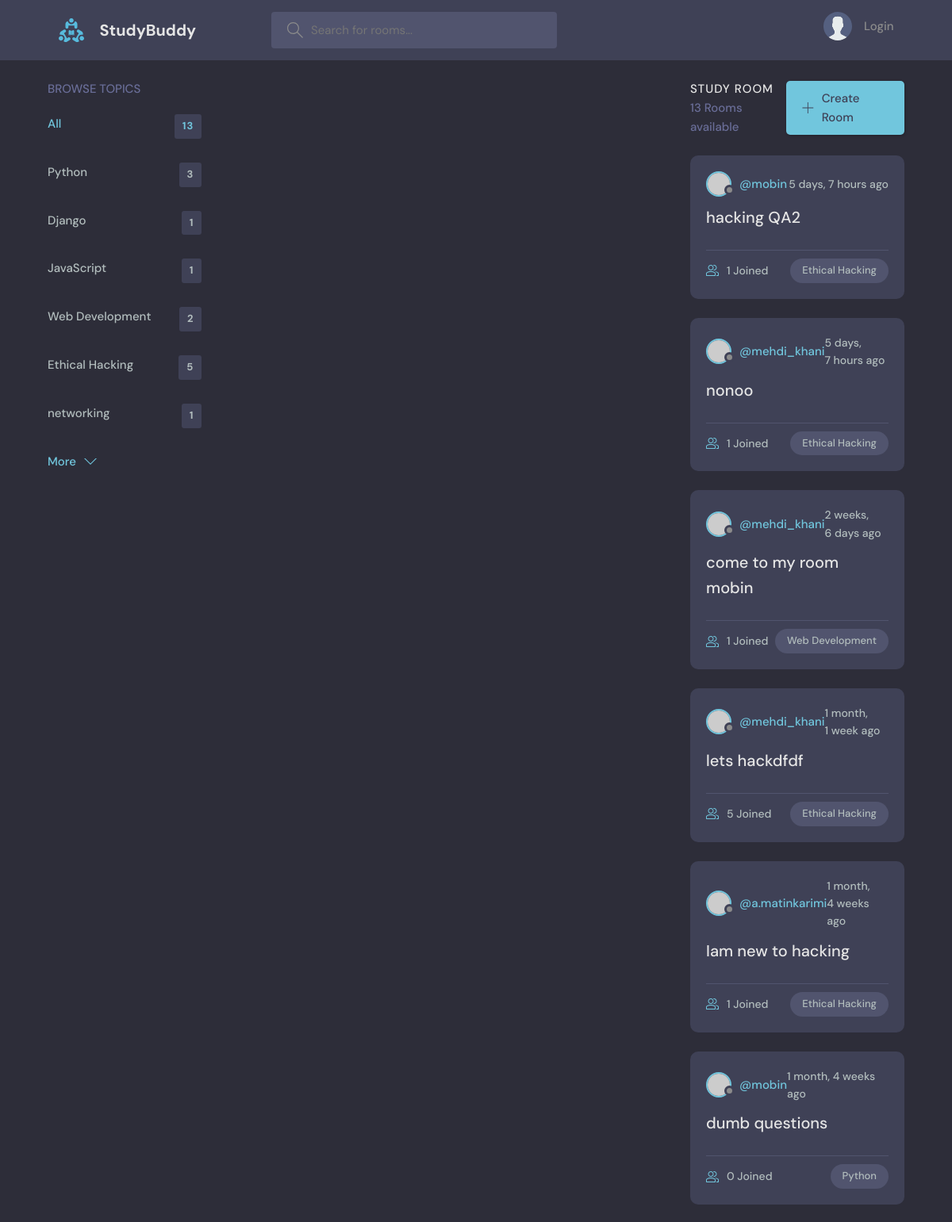
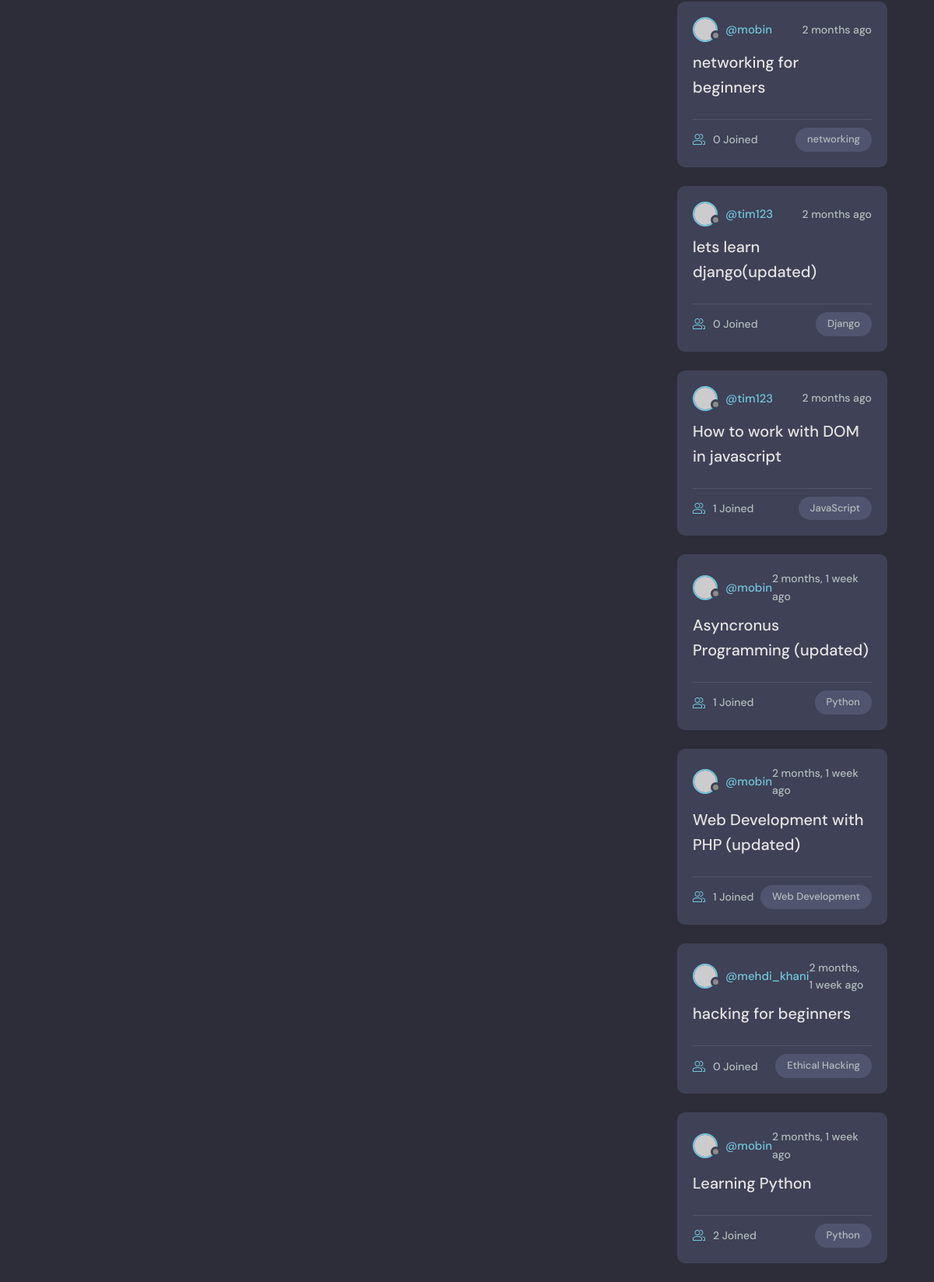
The page / on the database its author committed (2 pictures, top to bottom).
### first_app/models.py (models this page shows)
class Topic(models.Model):
    name = CharField(max_length=200)
    def __str__(self):
        return self.name

class Room(models.Model):
    host = ForeignKey(to=User, on_delete=models.SET_NULL, null=True)
    topic = ForeignKey(to=Topic, on_delete=models.SET_NULL, null=True)
    name = CharField(max_length=200)
    description = TextField(null=True, blank=True)
    participants = ManyToManyField(to=User, related_name="participants", blank=True)
    updated = DateTimeField(auto_now=True)
    created = DateTimeField(auto_now_add=True)
    def __str__(self):
        return self.name

### first_app/views.py (the view)
# urls.py: path("", views.home, name="home"),
def home(request):
    q = request.GET.get("q")
    q = "" if not q else q
    print(q)
    topics = Topic.objects.all()
    rooms = Room.objects.filter(
        Q(topic__name__icontains=q)
        | Q(name__icontains=q)
        | Q(host__username__icontains=q)
    )
    rooms_count = rooms.count()
    rooms_count_all = Room.objects.all().count()
    url = reverse("home")
    context = {
        "view_name": home.__name__,
        "rooms": rooms.order_by("-created", "-updated"),
        "topics": topics,
        "rooms_count": rooms_count,
        "rooms_count_all": rooms_count_all,
        "url": url,
    }
    if request.user.is_authenticated:
        user_participated_rooms = request.user.participants.filter(
            Q(name__icontains=q) | Q(topic__name__icontains=q)
        ).values_list("id", flat=True)
        room_messages = Message.objects.filter(room__id__in=user_participated_rooms)
        context["room_messages"] = room_messages
    return render(request, "first_app/home.html", context)

### first_app/templates/first_app/home.html (shortened to what this page needs)
{% extends 'base.html' %}
{% block content %}
<main class="layout layout--3">
  <div class="container">
    {% include 'first_app/componets/topics_componet.html' %}
    <div class="roomList">
      <div class="roomList__header">
        <div>
          <h2>Study Room</h2>
          <p>{{rooms_count}} Rooms available</p>
        </div>
        <a class="btn btn--main" href="{% url 'create_room' %}">
          <svg version="1.1" xmlns="http://www.w3.org/2000/svg" width="32" height="32" viewBox="0 0 32 32">
            <title>add</title>
            <path
              d="M16.943 0.943h-1.885v14.115h-14.115v1.885h14.115v14.115h1.885v-14.115h14.115v-1.885h-14.115v-14.115z"
            ></path>
          </svg>
          Create Room
        </a>
      </div>
      {% include 'first_app/componets/feed_componet.html' %}
    </div>
  </div>
</main>
{% endblock content %}

### first_app/templates/first_app/componets/topics_componet.html
{% load first_app_extras %}
    <div class="topics">
      <div class="topics__header">
        <h2>Browse Topics</h2>
      </div>
      <ul class="topics__list">
        <li>
          <a href="{{url}}" class="active">All <span>{{rooms_count_all}}</span></a>
        </li>
        {% for topic in topics %}
        <li>
          <a href="{{url}}?q={{topic.name}}">{{topic.name}} <span>
            {% if view_name == "home" %}
            {{topic.room_set.all.count}}
            {% else %}
            {{topics_count | get_dict_value:topic.name}}
            {% endif %}
          </span>
        </a>
        </li>
        {% endfor %}
      <a class="btn btn--link" href="topics.html">
        More
        <svg version="1.1" xmlns="http://www.w3.org/2000/svg" width="32" height="32" viewBox="0 0 32 32">
          <title>chevron-down</title>
          <path d="M16 21l-13-13h-3l16 16 16-16h-3l-13 13z"></path>
        </svg>
      </a>
    </div>

### first_app/templates/first_app/componets/feed_componet.html (shortened to what this page needs)
{% for room in rooms %}
  <div class="roomListRoom">
    <div class="roomListRoom__header">
      <a href="{% url 'user_profile' room.host.id %}" class="roomListRoom__author">
        <div class="avatar avatar--small">
          <img src="https://randomuser.me/api/portraits/women/11.jpg" />
        </div>
        <span>@{{room.host.username}}</span>
      </a>
      <div class="roomListRoom__actions">
        <span>{{room.created | timesince}} ago</span>
      </div>
    </div>
    <div class="roomListRoom__content">
      <a href="{% url 'room' room.id %}">{{room}}</a>
    </div>
    <div class="roomListRoom__meta">
      <a href="{% url 'room' room.id %}" class="roomListRoom__joined">
        {{room.participants.all.count}} Joined
      </a>
      <p class="roomListRoom__topic">{{room.topic}}</p>
    </div>
  </div>
{% endfor %}

### static/styles/style.css (style rules this page uses)
:root { --color-main: #71c6dd; --color-main-light: #e1f6fb; --color-dark: #3f4156; --color-dark-medium: #51546e; --color-dark-light: #696d97; --color-light: #e5e5e5; --color-gray: #8b8b8b; --color-light-gray: #b2bdbd; --color-bg: #2d2d39; --color-success: #5dd693; --color-error: #fc4b0b; }
* { font-family: "DM Sans", -apple-system, BlinkMacSystemFont, "Segoe UI", Roboto, Oxygen, Ubuntu, Cantarell, "Open Sans", "Helvetica Neue", sans-serif; margin: 0; padding: 0; box-sizing: border-box; text-rendering: optimizeLegibility; font-size: inherit; }
html { font-size: 56.25%; }
@media only screen and (min-width: 1200px) { html { font-size: 62.5%; } }
body { line-height: 1.6; font-weight: 400; font-size: 1.5rem; color: var(--color-light-gray); background-color: var(--color-bg); min-height: 100vh; }
img { width: 100%; }
a { display: inline-block; color: var(--color-main); text-decoration: none; }
.container { max-width: 120rem; width: 90%; margin: auto; }
.btn { background-color: transparent; border: none; display: inline-flex; align-items: center; gap: 1rem; cursor: pointer; transition: all ease-in-out 0.3s; padding: 1rem 2rem; border-radius: 5px; box-shadow: 1px 1px 3px 1px rgba(0, 0, 0, 0.15); font-weight: 500; }
.btn--link { border-radius: 0; padding: 0; color: var(--color-main); box-shadow: none; }
.btn--main { background-color: var(--color-main); color: var(--color-dark); }
.btn > svg { fill: currentColor; width: 1.6rem; height: 1.6rem; }
.avatar { position: relative; display: inline-block; border-radius: 50%; border: 2px solid var(--color-main); }
.avatar img { display: block; border-radius: 50%; object-fit: cover; object-position: center; }
.avatar::after { content: ""; display: block; position: absolute; background-color: var(--color-gray); z-index: 111; border-radius: 50%; border: 0.3rem solid var(--color-dark); }
.avatar.avatar--small img { width: 2.8rem; height: 2.8rem; }
.avatar.avatar--small:after { width: 0.7rem; height: 0.7rem; bottom: 0px; right: -6px; }
.layout { margin-top: 2.4rem; }
.layout > .container { display: flex; justify-content: space-between; align-items: flex-start; }
.layout--3 > .container > div:first-child { flex-basis: 18%; max-width: 22.5rem; }
.layout--3 > .container > div:nth-child(2) { flex-basis: 50%; }
.layout--3 > .container > div:last-child { flex-basis: 25%; }
.topics__header { margin-bottom: 2rem; }
.topics__header h2 { text-transform: uppercase; font-weight: 500; color: var(--color-dark-light); }
.topics__list { list-style: none; }
.topics__list li a { display: flex; justify-content: space-between; margin-bottom: 3rem; font-weight: 500; color: var(--color-light-gray); transition: all 0.3s ease-in-out; }
.topics__list li a.active, .topics__list li a:hover { color: var(--color-main); }
.topics__list li a span { padding: 0.5rem 1rem; background-color: var(--color-dark); border-radius: 3px; font-size: 1.3rem; font-weight: 700; letter-spacing: 1px; }
.roomList__header { display: flex; justify-content: space-between; align-items: center; margin-bottom: 2.4rem; }
.roomList__header h2 { text-transform: uppercase; font-weight: 500; color: var(--color-light); letter-spacing: 1px; }
.roomList__header p { font-weight: 500; color: var(--color-dark-light); }
.roomListRoom { margin-bottom: 2.4rem; background-color: var(--color-dark); border-radius: 1rem; padding: 2rem; }
.roomListRoom__header { display: flex; justify-content: space-between; align-items: center; }
.roomListRoom__author { font-weight: 500; display: flex; align-items: center; gap: 1rem; }
.roomListRoom__actions { display: flex; align-items: flex-start; gap: 1rem; position: relative; }
.roomListRoom__actions span { font-size: 1.4rem; font-weight: 500; }
.roomListRoom__content { margin: 1rem 0; }
.roomListRoom__content a { font-size: 2rem; font-weight: 500; margin-bottom: 1.5rem; color: var(--color-light); transition: all 0.3s ease-in-out; }
.roomListRoom__meta { border-top: 1px solid var(--color-dark-medium); padding-top: 1rem; display: flex; align-items: center; justify-content: space-between; }
.roomListRoom__joined { color: var(--color-light-gray); display: flex; align-items: center; gap: 1rem; font-size: 1.4rem; font-weight: 500; }
.roomListRoom__joined svg { fill: var(--color-main); width: 1.6rem; height: 1.6rem; }
.roomListRoom__topic { padding: 5px 1.5rem; background-color: var(--color-dark-medium); border-radius: 5rem; font-weight: 500; font-size: 1.3rem; }

### rows shown on the page
Topic: name "Python", room_set.all.count "3"
Topic: name "Django", room_set.all.count "1"
Topic: name "JavaScript", room_set.all.count "1"
Topic: name "Web Development", room_set.all.count "2"
Topic: name "Ethical Hacking", room_set.all.count "5"
Topic: name "networking", room_set.all.count "1"
Room: host.username "mobin", created "5 days, 7 hours", name "hacking QA2", participants.all.count "1", topic "Ethical Hacking"
Room: host.username "mehdi_khani", created "5 days, 7 hours", name "nonoo", participants.all.count "1", topic "Ethical Hacking"
Room: host.username "mehdi_khani", created "2 weeks, 6 days", name "come to my room mobin", participants.all.count "1", topic "Web Development"
Room: host.username "mehdi_khani", created "1 month, 1 week", name "lets hackdfdf", participants.all.count "5", topic "Ethical Hacking"
Room: host.username "a.matinkarimi", created "1 month, 4 weeks", name "Iam new to hacking", participants.all.count "1", topic "Ethical Hacking"
Room: host.username "mobin", created "1 month, 4 weeks", name "dumb questions", participants.all.count "0", topic "Python"
Room: host.username "mobin", created "2 months", name "networking for beginners", participants.all.count "0", topic "networking"
Room: host.username "tim123", created "2 months", name "lets learn django(updated)", participants.all.count "0", topic "Django"
Room: host.username "tim123", created "2 months", name "How to work with DOM in javascript", participants.all.count "1", topic "JavaScript"
Room: host.username "mobin", created "2 months, 1 week", name "Asyncronus Programming (updated)", participants.all.count "1", topic "Python"
Room: host.username "mobin", created "2 months, 1 week", name "Web Development with PHP (updated)", participants.all.count "1", topic "Web Development"
Room: host.username "mehdi_khani", created "2 months, 1 week", name "hacking for beginners", participants.all.count "0", topic "Ethical Hacking"
Room: host.username "mobin", created "2 months, 1 week", name "Learning Python", participants.all.count "2", topic "Python"

### other values the page prints
{{ rooms_count_all }} "13"
{{ rooms_count }} "13"
